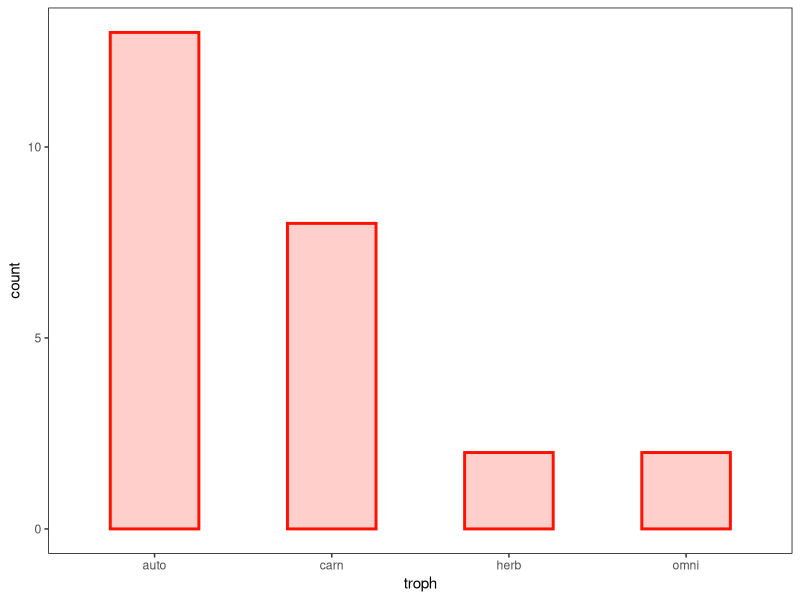
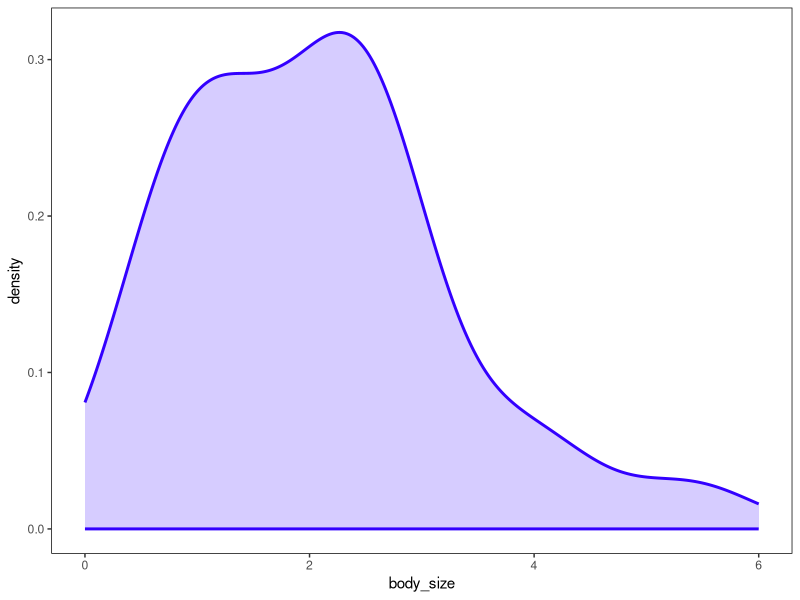

These charts were generated, in order, by the following R code:
## ---- chunk 1
knitr::opts_chunk$set(echo = TRUE, message = FALSE, warning = FALSE )
## ---- chunk 2
# plot stuff
library(tidyverse)
library(patchwork)

# network stuff
library(tidygraph)
library(ggraph)
library(igraph)

# link functions 
logit = function(p) {  log( p / (1 - p))  }
inv_logit = function(x) { 1 / (1+ exp(-x) ) }

set.seed(7)

df_theme =   
    theme(plot.background = element_rect(fill='white'), 
          panel.background = element_rect(fill='black'), 
          panel.grid = element_blank())

plot_theme =   
    theme(plot.background = element_rect(fill='white'), 
          panel.background = element_rect(fill='white', color='black'), 
          panel.grid = element_blank())
## ---- chunk 3
set.seed(777)
N = 25
trophs = c('carn','omni','herb','auto')
## ---- chunk 4
troph = sample( trophs, size = N, replace = TRUE, prob = c(0.3,0.1,0.1,0.5) )
## ---- chunk 5
ggplot( data.frame(troph), aes(x=troph)) + geom_bar(color='#ff1100', fill='#ff110033', size=1, width=0.5) + plot_theme
## ---- chunk 6
body_size = rgamma(N, shape = 2)
## ---- chunk 7
ggplot( data.frame(body_size), aes(x=body_size)) + 
    stat_density(fill='#3300ff33', color='#3300ff', linewidth=1) + plot_theme + 
    xlim(c(0,6))

## ---- chunk 8
d = data.frame(
    species = 1:N, 
    troph = sample( trophs, size = N, replace = TRUE, prob =  c(0.3,0.1,0.1,0.5) ), 
    body_size = rgamma(N, shape = 2)
)
head(d)
## ---- chunk 9
g = expand.grid(1:N, 1:N)
head(g)
## ---- chunk 10
g = merge(g, d, by.x = 'Var1', by.y = 'species')
g = merge(g, d, by.x = 'Var2', by.y = 'species')
head(g)
## ---- chunk 11
colnames(g) = c('prey','pred','troph_pred','body_size_pred', 'troph_prey', 'body_size_prey')

# tidy it up 
g = g %>% 
    arrange(pred,prey) %>%
    mutate(dyad = 1:nrow(g)) %>%
    select(pred, prey, dyad, troph_pred, troph_prey, body_size_pred, body_size_prey) 
head(g)
## ---- chunk 12
# calculate body size differences 
g$body_size_diff = (g$body_size_pred - g$body_size_prey)+0.1 
## ---- chunk 13
# carnivores 
g$carnivory = ifelse(g$troph_pred == 'carn' & !g$troph_prey == 'auto', 1, 0)

# omnivores 
g$omnivory = ifelse(g$troph_pred == 'omni' , 1, 0)

# herbivory 
g$herbivory = ifelse(g$troph_pred == 'herb' & g$troph_prey == 'auto'  , 1, 0)
## ---- chunk 14
head(g)
## ---- chunk 15
a = 1.15
D = g$body_size_diff
p = sign(D)*abs(D)^a

# look at first 10 values
p[1:10]
## ---- chunk 16
# link functions 
logit = function(p) {  log( p / (1 - p))  }
inv_logit = function(x) { 1 / (1+ exp(-x) ) }

a = 1.15
D = g$body_size_diff
p = inv_logit( sign(D)*abs(D)^a )

# look at first 10 values
p[1:10]

## ---- chunk 17
bC = 0.5
bO = 0.5
bH = 0.5
p = inv_logit( bC*g$carnivory + bO*g$omnivory + bC*g$omnivory )
